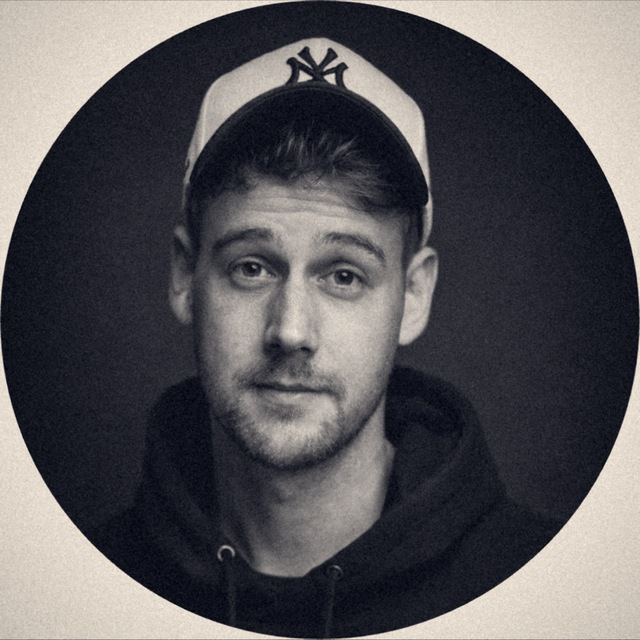
#> input picture _Werkbank-Kit/robert.jpg, 640 x 640 px
$ python -i schatten.py   (imports and definitions only)
#> lines starting #> are read from the running program, lines starting #| are printed output that depends on the picture
#> further down, picture is the input picture: PIL image 640x640 RGB; mean R, G, B 89, 87, 89.9
"""Schatten fest ins Bild gerechnet (Robert 12.10.2026, Kofferaufkleber des Grand Beau-Rivage): ein CSS-Schatten (filter: drop-shadow)
auf einem Bild, das sich bewegt, zeichnet Safari erst verspätet und teils als Kasten. Im Bild selbst kostet er nichts und folgt immer der Form."""
from PIL import Image, ImageFilter


def backe(im, rand=.09, tiefe=.03, weich=.022, staerke=.42, farbe=(8, 10, 22)):
    """im: RGBA mit Transparenz → neues RGBA, ringsum Platz, darunter der Schatten aus der eigenen Form."""
#> called with rand = 0.09, tiefe = 0.03, weich = 0.022, staerke = 0.42, farbe = (8, 10, 22)
    im = im.convert('RGBA')
    w, h = im.size
#> w = 640; h = 640
    p = round(max(w, h) * rand)
#> p = 58
    neu = Image.new('RGBA', (w + 2 * p, h + 2 * p), (0, 0, 0, 0))
#> neu: PIL image 756x756 RGBA; every value is 0
    a = im.getchannel('A').point(lambda v: int(v * staerke))
#> a: PIL image 640x640 L; every value is 107
    sch = Image.new('RGBA', im.size, farbe + (0,)); sch.putalpha(a)
#> after `sch.putalpha(a)`:
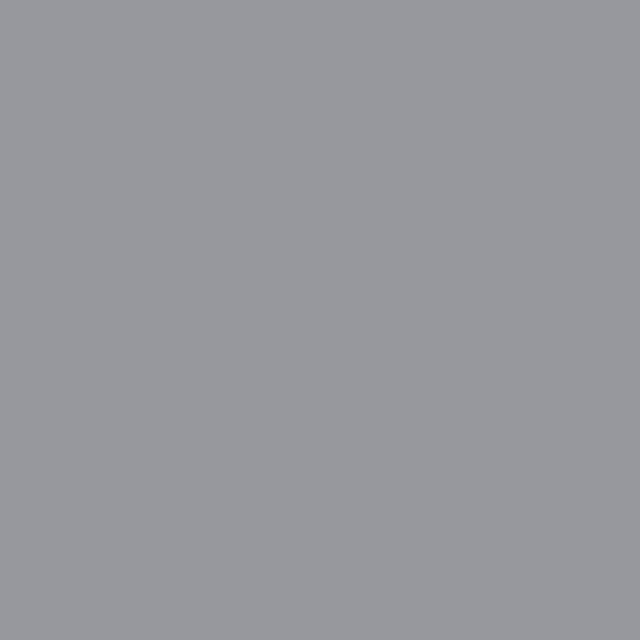
#> sch: PIL image 640x640 RGBA; mean R, G, B, A 8, 10, 22, 107; transparent parts drawn white
    lage = Image.new('RGBA', neu.size, (0, 0, 0, 0)); lage.paste(sch, (p, p + round(max(w, h) * tiefe)))
#> after `lage.paste(sch, (p, p + round(max(w, h) * tiefe)))`:
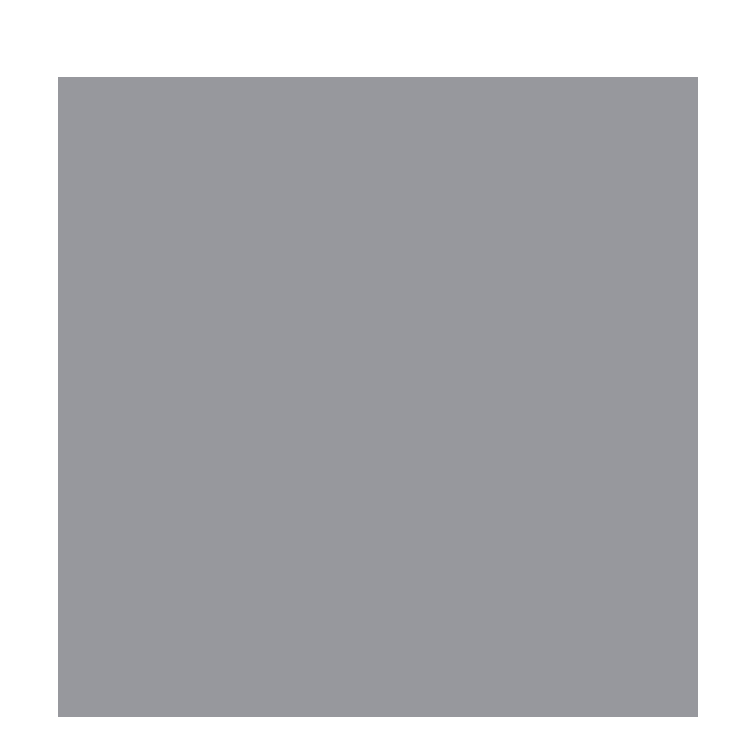
#> lage: PIL image 756x756 RGBA; mean R, G, B, A 5.7, 7.2, 15.8, 76.7; transparent parts drawn white
    lage = lage.filter(ImageFilter.GaussianBlur(max(w, h) * weich))
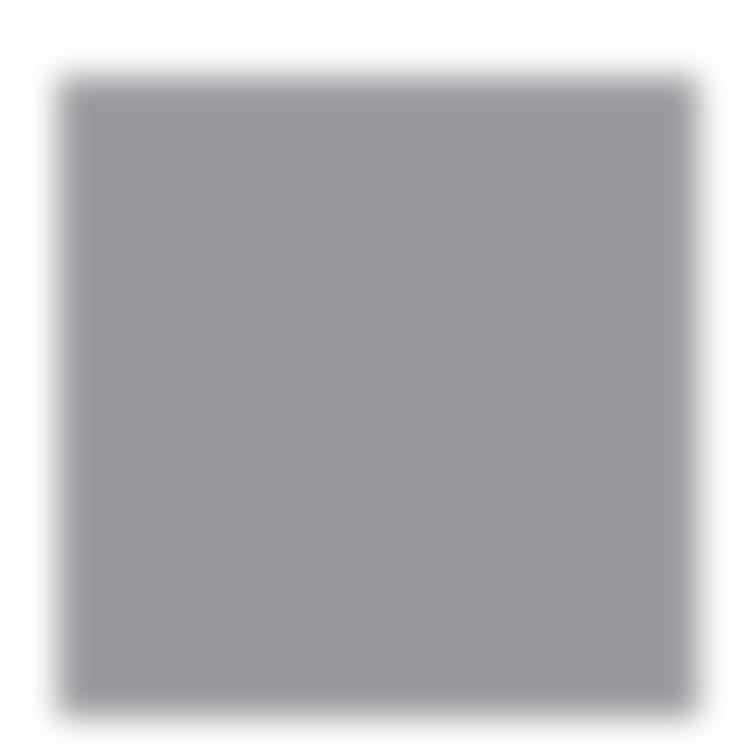
#> lage: PIL image 756x756 RGBA; mean R, G, B, A 5.7, 7.2, 15.8, 76.7; transparent parts drawn white
    neu.alpha_composite(lage); neu.alpha_composite(im, (p, p))
#> after `neu.alpha_composite(im, (p, p))`:
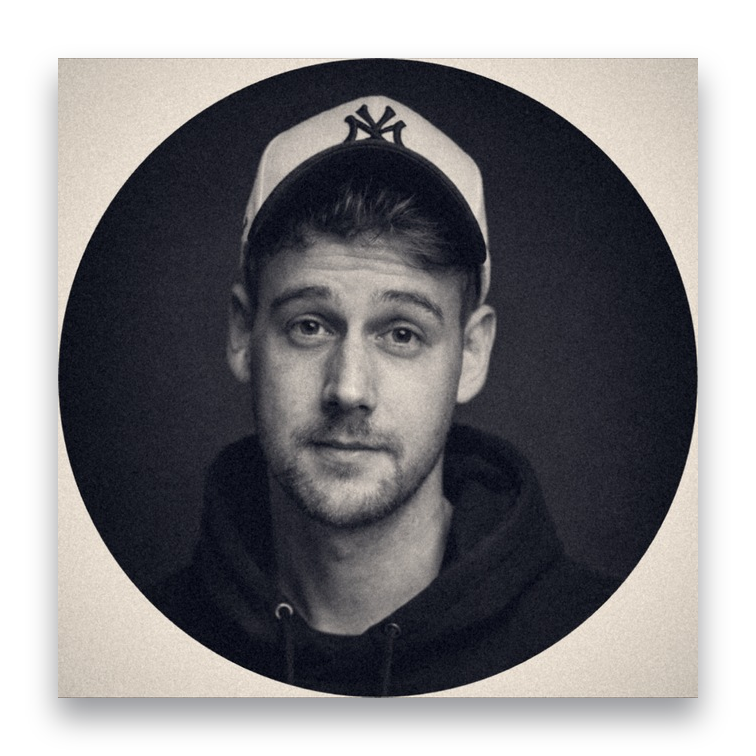
#> neu: PIL image 756x756 RGBA; mean R, G, B, A 64, 62.7, 65.2, 186.5; transparent parts drawn white
    return neu

>>> from PIL import Image
>>> picture = Image.open('robert.jpg')
>>> result = backe(picture)
